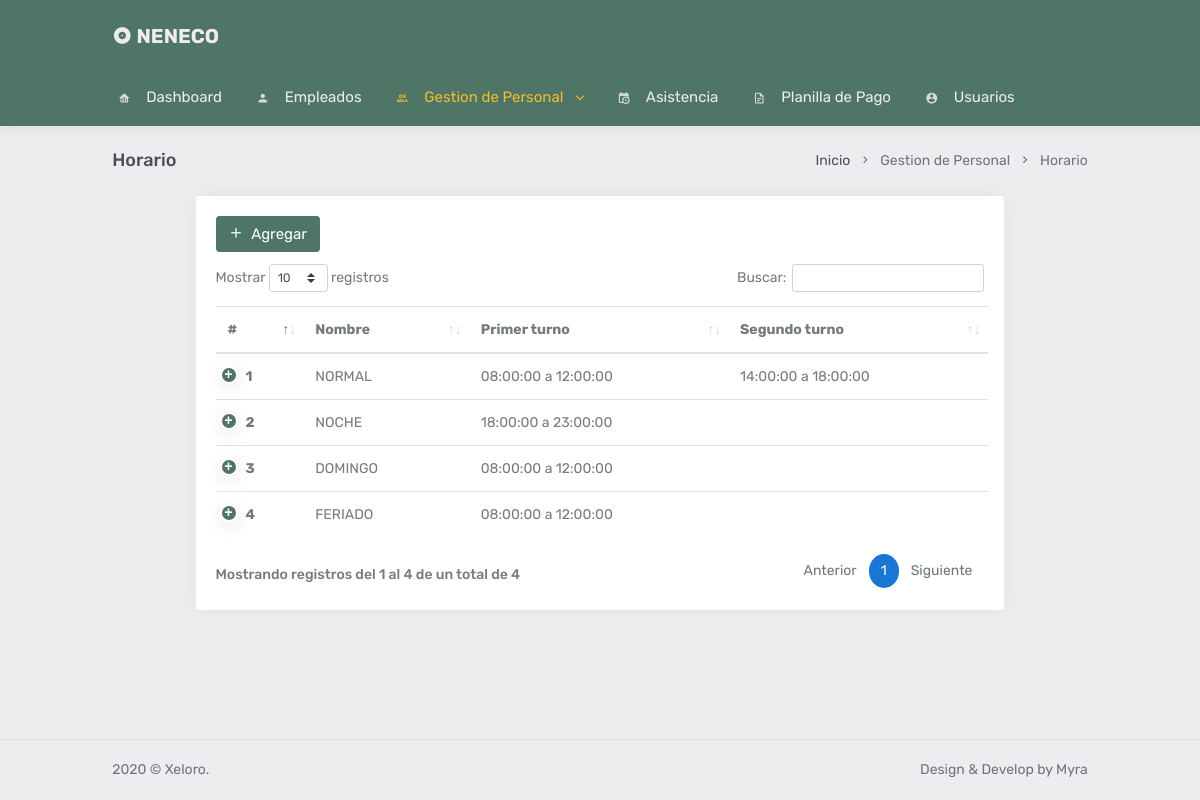
The app's page /horario with its own data.
### tables this page shows
CREATE TABLE `horario` (
  `id` int(11) NOT NULL,
  `nombre` varchar(20) NOT NULL,
  `entrada1` time NOT NULL,
  `salida1` time NOT NULL,
  `entrada2` time DEFAULT NULL,
  `salida2` time DEFAULT NULL
);

### controladores/controlador.plantilla.php (called while the page is built)
<?php
class ControladorPlantilla{
     public function ctrControlador(){
        include "vistas/plantilla.php";
     }
}
?>

### index.php (called while the page is built, shortened)
<?php
require_once "controladores/controlador.plantilla.php";
require_once "controladores/usuarios.controlador.php";
require_once "controladores/horario.controlador.php";
require_once "controladores/anticipos.controlador.php";
require_once "modelos/horario.modelo.php";
 $plantilla = new ControladorPlantilla();
 $plantilla->ctrControlador();
?>

### controladores/horario.controlador.php (called while the page is built, shortened)
<?php
class ControladorHorario
{
	static public function ctrMostrarHorario($item, $valor)
	{
		$tabla = "horario";
		$respuesta = ModeloHorario::MdlMostrarHorario($tabla, $item, $valor);
		return $respuesta;
	}
}

### modelos/conexion.php (called while the page is built)
<?php
class Conexion{
	static public function conectar(){
		$link = new PDO("mysql:host=localhost;dbname=dbsistemaneneco",
			            "root",
			            "");
		$link->exec("set names utf8");
		return $link;
	}
}

### modelos/horario.modelo.php (called while the page is built, shortened)
<?php
require_once "conexion.php";
class ModeloHorario
{
	static public function mdlMostrarHorario($tabla, $item, $valor)
	{
		if ($item != null) {
			$stmt = Conexion::conectar()->prepare("SELECT * FROM $tabla WHERE $item = :$item");
			$stmt->bindParam(":" . $item, $valor, PDO::PARAM_STR);
			$stmt->execute();
			return $stmt->fetch();
		} else {
			$stmt = Conexion::conectar()->prepare("SELECT * FROM $tabla");
			$stmt->execute();
			return $stmt->fetchAll();
		}
	}
}

### vistas/modulos/horario.php (the view, shortened to what this page needs)
<div class="page-content">
    <div class="container-fluid">
        <div class="row">
            <div class="col-12">
                <div class="page-title-box d-flex align-items-center justify-content-between">
                    <h4 class="mb-0 font-size-18">Horario</h4>
                    <div class="page-title-right">
                        <ol class="breadcrumb m-0">
                            <li class="breadcrumb-item"><a href="inicio">Inicio</a></li>
                            <li class="breadcrumb-item active">Gestion de Personal</li>
                            <li class="breadcrumb-item active">Horario</li>
                        </ol>
                    </div>
                </div>
            </div>
        </div>
        <div class="row">
            <div class="col-1">
            </div>
            <div class="col-10">
                <div class="card">
                    <div class="card-body">
                        <button type="button" class="btn btn-primary waves-effect waves-light card-title"
                            data-toggle="modal" data-target="#modalAgregarCargo">
                            <i class="feather-plus mr-1"></i> Agregar
                        </button>
                        <table class="table dt-responsive nowrap tablas">
                            <thead>
                                <tr>
                                    <th>#</th>
                                    <th>Nombre</th>
                                    <th>Primer turno</th>
                                    <th>Segundo turno</th>
                                </tr>
                            </thead>
                            <tbody>
                                <?php
                                $item = null;
                                $valor = null;
                                $hora = ControladorHorario::ctrMostrarHorario($item, $valor);
                                foreach ($hora as $key => $hora) {
                                    echo '<tr class="odd" role="row">
                                            <th class="sorting_1">' . ($key + 1) . '</th>
                                            <td class="text-uppercase">' . $hora["nombre"] . '</td>
                                            <td>' . $hora["entrada1"] . " a " . $hora["salida1"] . '</td>';
                                    if (isset($hora["entrada2"]) && isset($hora["salida2"]) && $hora["entrada2"] != null && $hora["salida2"] != null) {
                                        echo '<td>' . $hora["entrada2"] . " a " . $hora["salida2"] . '</td>';
                                    } else {
                                        echo '<th></th>';
                                    }
                                    echo ' <td>
                                                <div>
                                                    <button class="btn btn-primary btn-sm rounded-circle mr-1 btnEditarHorario"
                                                        id="' . $hora["id"] . '" data-toggle="modal"
                                                        data-target="#modalEditarHorario"><i
                                                            class="fas fa-pencil-alt"></i></button>
                                                    <button class="btn btn-danger btn-sm rounded-circle btnEliminarHorario"
                                                        id="' . $hora["id"] . '"><i class="fa fa-trash"></i></button>
                                                </div>
                                            </td>
                                        </tr>';
                                }
                                ?>
                            </tbody>
                        </table>
                    </div>
                </div>
            </div>
            <div class="col-1">
            </div>
        </div>
    </div>
</div>

### vistas/css/theme.css (style rules this page uses)
@media (min-width: 1200px) { .container-fluid { max-width: 85%; } }
.page-title-box { padding-bottom: 24px; }
.page-title-box .breadcrumb { background-color: transparent; padding: 0; }
.page-content { padding: 24px calc(24px / 2) 60px calc(24px / 2); }
.font-size-18 { font-size: 18px !important; }
table.dataTable { border-collapse: collapse !important; margin-bottom: 15px !important; }
table.dataTable.dtr-inline.collapsed > tbody > tr[role=row] > td:first-child:before, table.dataTable.dtr-inline.collapsed > tbody > tr[role=row] > th:first-child:before { -webkit-box-shadow: 0 4px 18px rgba(0, 0, 0, 0.11); box-shadow: 0 4px 18px rgba(0, 0, 0, 0.11); background-color: #4f7567; top: 0.75rem; }
.waves-effect { position: relative; cursor: pointer; display: inline-block; overflow: hidden; -webkit-user-select: none; -moz-user-select: none; -ms-user-select: none; user-select: none; -webkit-tap-highlight-color: transparent; }

### records on screen
horario: nombre "NORMAL", entrada1 "08:00:00", salida1 "12:00:00", entrada2 "14:00:00", salida2 "18:00:00"
horario: nombre "NOCHE", entrada1 "18:00:00", salida1 "23:00:00"
horario: nombre "DOMINGO", entrada1 "08:00:00", salida1 "12:00:00"
horario: nombre "FERIADO", entrada1 "08:00:00", salida1 "12:00:00"
